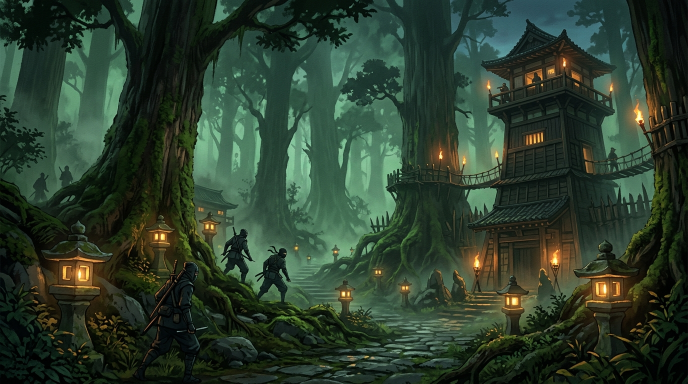
#> input picture src/assets/images/shinobi_campaign_forest_backdrop_1791702689788.jpg, 1376 x 768 px (shown at 1/2 size)
$ python grid.py ../../../src/assets/images/shinobi_campaign_forest_backdrop_1791702689788.jpg ../../../src/assets/images/shinobi_character_creator_backdrop_1791702680560.jpg 5 5
#> lines starting #> are read from the running program, lines starting #| are printed output that depends on the picture
# usage: grid.py src.png out.png N scale [x0 y0 x1 y1 in N-grid coords]
# Draws src (his crop, any size) resampled to N*scale with an N-grid and labels.
import sys
from PIL import Image, ImageDraw
src, out, N, Z = sys.argv[1], sys.argv[2], int(sys.argv[3]), int(sys.argv[4])
box = [int(v) for v in sys.argv[5:9]] if len(sys.argv) > 8 else [0, 0, N, N]
im = Image.open(src).convert('RGB')
#> im is the input picture: PIL image 1376x768 RGB; mean R, G, B 44, 61.7, 45.2
# his crop trimmed 1px as in prep
if im.size[0] > 150:
    im = im.crop((1, 1, im.size[0]-1, im.size[1]-1))
#> im: PIL image 1374x766 RGB
big = im.resize((N*Z, N*Z), Image.LANCZOS) if im.size[0] != N else im.resize((N*Z, N*Z), Image.NEAREST)
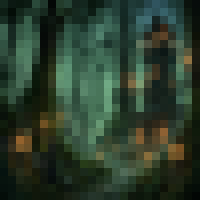
#> big: PIL image 25x25 RGB (shown 8 times larger); mean R, G, B 44.2, 61.9, 45.3
big = big.crop((box[0]*Z, box[1]*Z, box[2]*Z, box[3]*Z))
d = ImageDraw.Draw(big)
for gx in range(box[0], box[2]+1):
    X = (gx-box[0])*Z
    d.line([(X, 0), (X, big.size[1])], fill=(0, 0, 0) if gx % 5 else (255, 60, 60), width=1)
for gy in range(box[1], box[3]+1):
    Y = (gy-box[1])*Z
    d.line([(0, Y), (big.size[0], Y)], fill=(0, 0, 0) if gy % 5 else (255, 60, 60), width=1)
for gx in range(box[0], box[2]):
    if gx % 5 == 0: d.text(((gx-box[0])*Z+2, 1), str(gx), fill=(255, 255, 0))
for gy in range(box[1], box[3]):
    if gy % 5 == 0: d.text((1, (gy-box[1])*Z+2), str(gy), fill=(255, 255, 0))
big.save(out)
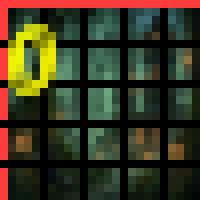
#> saved as shinobi_character_creator_backdrop_1791702680560.jpg: PIL image 25x25 RGB (shown 8 times larger); mean R, G, B 58.5, 55.5, 32.9
